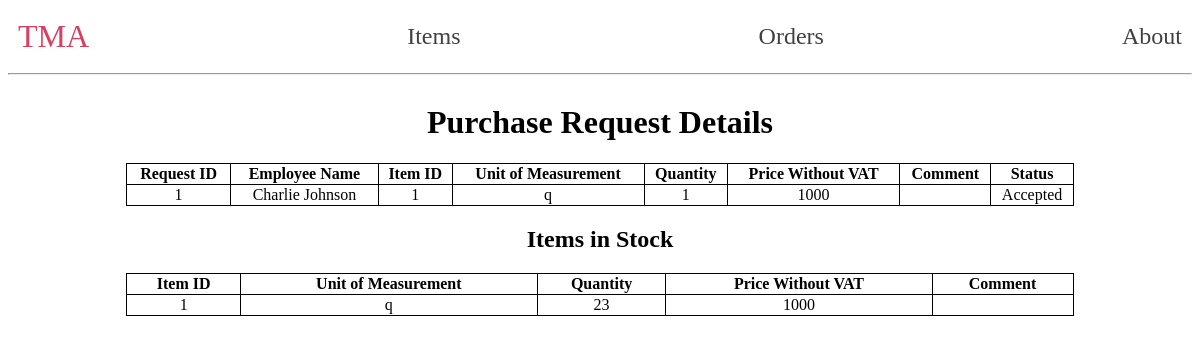
/orders/order/1, run on an earlier commit of the app's database.
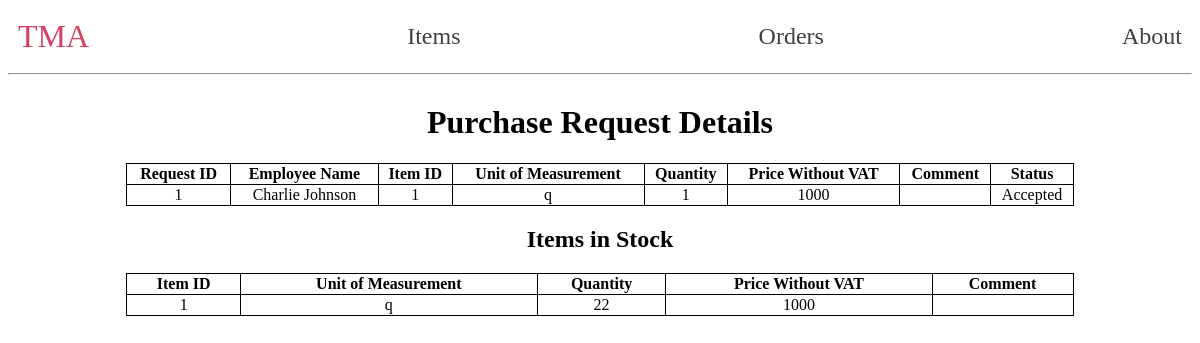
And on a later commit of the database.
### tables this page shows
CREATE TABLE Items (
    ItemID INTEGER PRIMARY KEY,
    ItemGroup VARCHAR(255) NOT NULL,
    UnitOfMeasurement VARCHAR(255) NOT NULL,
    Quantity INTEGER NOT NULL,
    PriceWithoutVAT DECIMAL(10, 2) NOT NULL,
    Status VARCHAR(255) NOT NULL,
    StorageLocation VARCHAR(255),
    ContactPerson TEXT,
    PhotoFilePath VARCHAR(255)
);

### app/routes/requests.py (the view, shortened to what this page needs)
@requests_bp.route('/orders/order/<int:request_id>', methods=['GET', 'POST'])
def view_purchase_request(request_id):
    conn = get_db_connection()
    request_info = conn.execute('SELECT * FROM TMARequests WHERE RequestID = ?', (request_id,)).fetchone()
    items = conn.execute('SELECT * FROM Items WHERE ItemID = ?', (request_id,)).fetchall()
    conn.close()
    if request_info is None:
        flash('Purchase request not found.', 'error')
        return redirect(url_for('routes.requests.purchase_requests'))
    return render_template('view_purchase_request.html', request_info=request_info, items=items)

### app/utils.py (called while the page is built)
def get_db_connection():
    current_dir = os.path.dirname(os.path.abspath(__file__))
    parent_dir = os.path.dirname(current_dir)
    db_path = os.path.join(parent_dir, 'db', 'database.db')
    conn = sqlite3.connect(db_path)
    conn.row_factory = sqlite3.Row
    return conn

### app/templates/view_purchase_request.html (shortened to what this page needs)
{% extends 'base.html' %}
{% block content %}
    <div style="display: flex; justify-content: center;">
        <div style="width: 80%;">
            <h1 style="text-align: center;">Purchase Request Details</h1>
            <table style="width: 100%; border-collapse: collapse; margin-bottom: 20px;">
                <tr style="text-align: center;">
                    <th style="border: 1px solid black;">Request ID</th>
                    <th style="border: 1px solid black;">Employee Name</th>
                    <th style="border: 1px solid black;">Item ID</th>
                    <th style="border: 1px solid black;">Unit of Measurement</th>
                    <th style="border: 1px solid black;">Quantity</th>
                    <th style="border: 1px solid black;">Price Without VAT</th>
                    <th style="border: 1px solid black;">Comment</th>
                    <th style="border: 1px solid black;">Status</th>
                </tr>
                <tr style="text-align: center;">
                    <td style="border: 1px solid black;">{{ request_info['RequestID'] }}</td>
                    <td style="border: 1px solid black;">{{ request_info['EmployeeName'] }}</td>
                    <td style="border: 1px solid black;">{{ request_info['ItemID'] }}</td>
                    <td style="border: 1px solid black;">{{ request_info['UnitOfMeasurement'] }}</td>
                    <td style="border: 1px solid black;">{{ request_info['Quantity'] }}</td>
                    <td style="border: 1px solid black;">{{ request_info['PriceWithoutVAT'] }}</td>
                    <td style="border: 1px solid black;">{{ request_info['Comment'] }}</td>
                    <td style="border: 1px solid black;">{{ request_info['Status'] }}</td>
                </tr>
            </table>
            <h2 style="text-align: center; margin-top: 20px;">Items in Stock</h2>
            {% if items %}
                <table id="items-table" style="border-collapse: collapse; width: 100%;">
                    <tr style="text-align: center;">
                        <th style="border: 1px solid black;">Item ID</th>
                        <th style="border: 1px solid black;">Unit of Measurement</th>
                        <th style="border: 1px solid black;">Quantity</th>
                        <th style="border: 1px solid black;">Price Without VAT</th>
                        <th style="border: 1px solid black;">Comment</th>
                    </tr>
                    {% for item in items %}
                        <tr style="text-align: center;">
                            <td style="border: 1px solid black;">{{ item['ItemID'] }}</td>
                            <td style="border: 1px solid black;">{{ item['UnitOfMeasurement'] }}</td>
                            <td style="border: 1px solid black;">{{ item['Quantity'] }}</td>
                            <td style="border: 1px solid black;">{{ item['PriceWithoutVAT'] }}</td>
                            <td style="border: 1px solid black;">{{ item['Comment'] }}</td>
                        </tr>
                    {% endfor %}
                </table>
            {% else %}
                <p style="text-align: center;">No items in this Stock.</p>
            {% endif %}
        </div>
    </div>
{% endblock %}

What changed in the data, as far as the page shows it:
changed Items id 1: Quantity "23" → "22"
